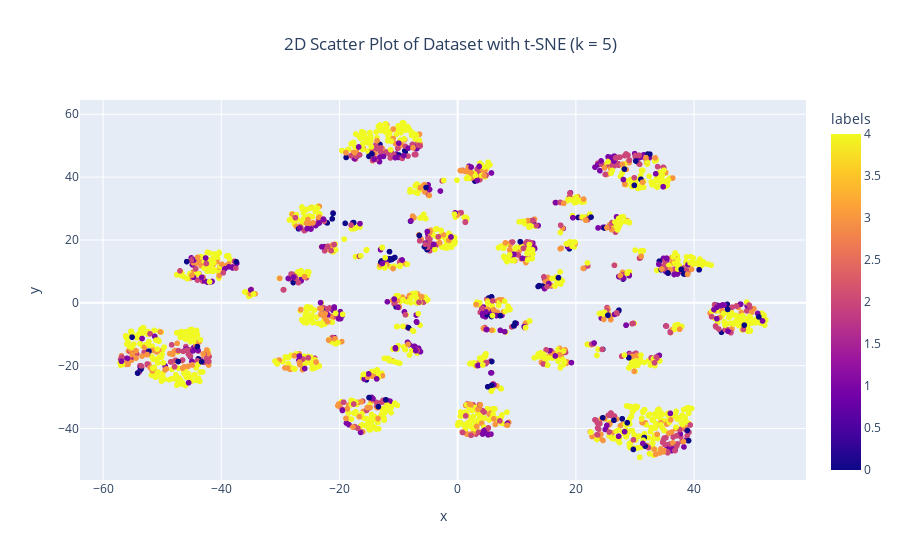

Here is the notebook cell this chart was saved with:
### Markdown cell above
Додаю зображення, оскільки 3д візуалізація може не відобразитись 

![image.png](attachment:image.png)

### Code cell
# Пониження розмірності за допомогою t-SNE
tsne    = TSNE(n_components = 2, random_state = 0)
tsne_df = pd.DataFrame(tsne.fit_transform(X_scaled), columns = ['x', 'y'])

# Додавання міток кластерів
tsne_df['labels'] = y
tsne_df = pd.concat([tsne_df, X_scaled], axis=1)

# Побудова інтерактивного 2D-графіку
fig = px.scatter(
    tsne_df,
    x = 'x',
    y = 'y',
    color = 'labels',
    title = '2D Scatter Plot of Dataset with t-SNE (k = 5)'
)

# Оновлення макету та відображення графіку
fig.update_layout(title_x = 0.5)
fig.show()

### Figure 1 — Plotly figure (JSON) as saved in the notebook; plotly's stock layout.template omitted (floating-point values rounded to 4 significant figures; data arrays with more than 128 entries replaced by an {"elided": "..."} marker saying what was removed)
{"data": [{"hovertemplate": "x=%{x}<br>y=%{y}<br>labels=%{marker.color}<extra></extra>", "legendgroup": "", "marker": {"color": {"elided": "2392 int values"}, "coloraxis": "coloraxis", "symbol": "circle"}, "mode": "markers", "name": "", "showlegend": false, "type": "scattergl", "x": {"elided": "2392 float values"}, "xaxis": "x", "y": {"elided": "2392 float values"}, "yaxis": "y"}], "layout": {"coloraxis": {"colorbar": {"title": {"text": "labels"}}, "colorscale": [[0, "#0d0887"], [0.1111, "#46039f"], [0.2222, "#7201a8"], [0.3333, "#9c179e"], [0.4444, "#bd3786"], [0.5556, "#d8576b"], [0.6667, "#ed7953"], [0.7778, "#fb9f3a"], [0.8889, "#fdca26"], [1, "#f0f921"]]}, "legend": {"tracegroupgap": 0}, "title": {"text": "2D Scatter Plot of Dataset with t-SNE (k = 5)", "x": 0.5}, "xaxis": {"anchor": "y", "domain": [0, 1], "title": {"text": "x"}}, "yaxis": {"anchor": "x", "domain": [0, 1], "title": {"text": "y"}}}}
